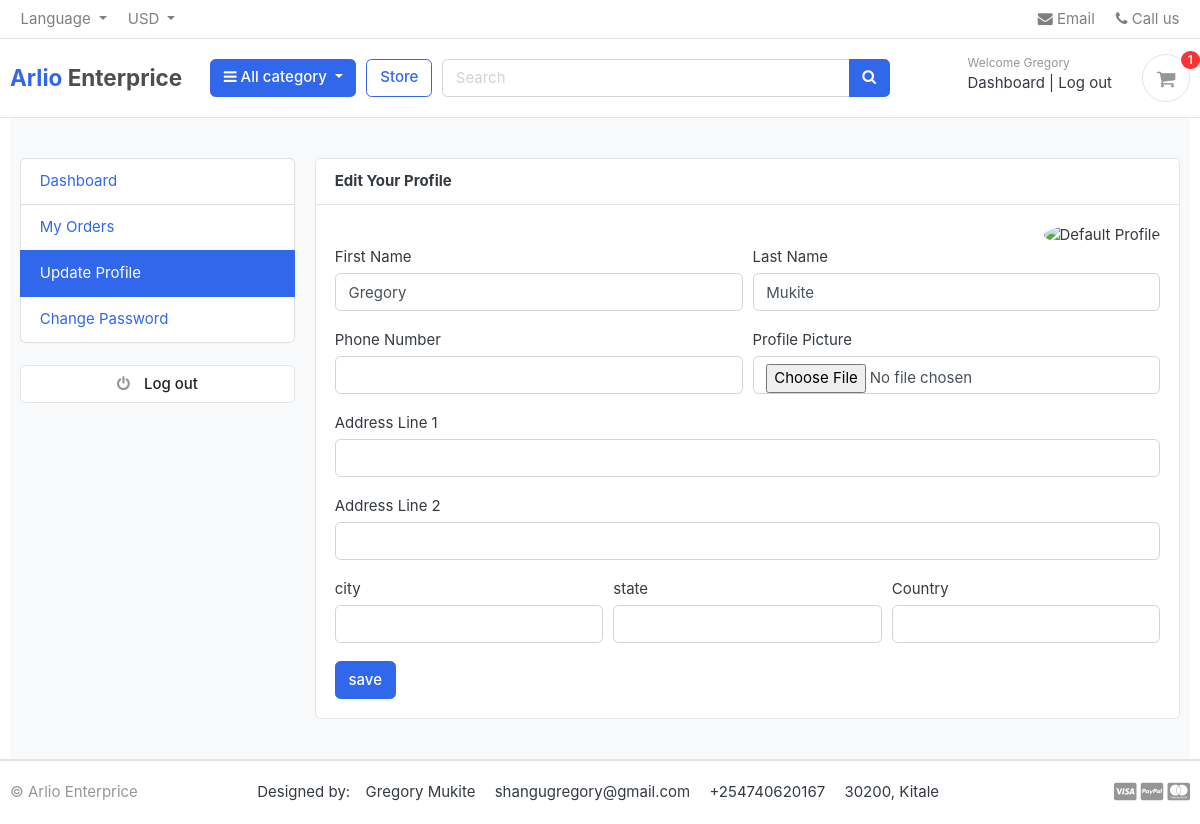
The app's page /account/edit_profile/ (signed in), older data.
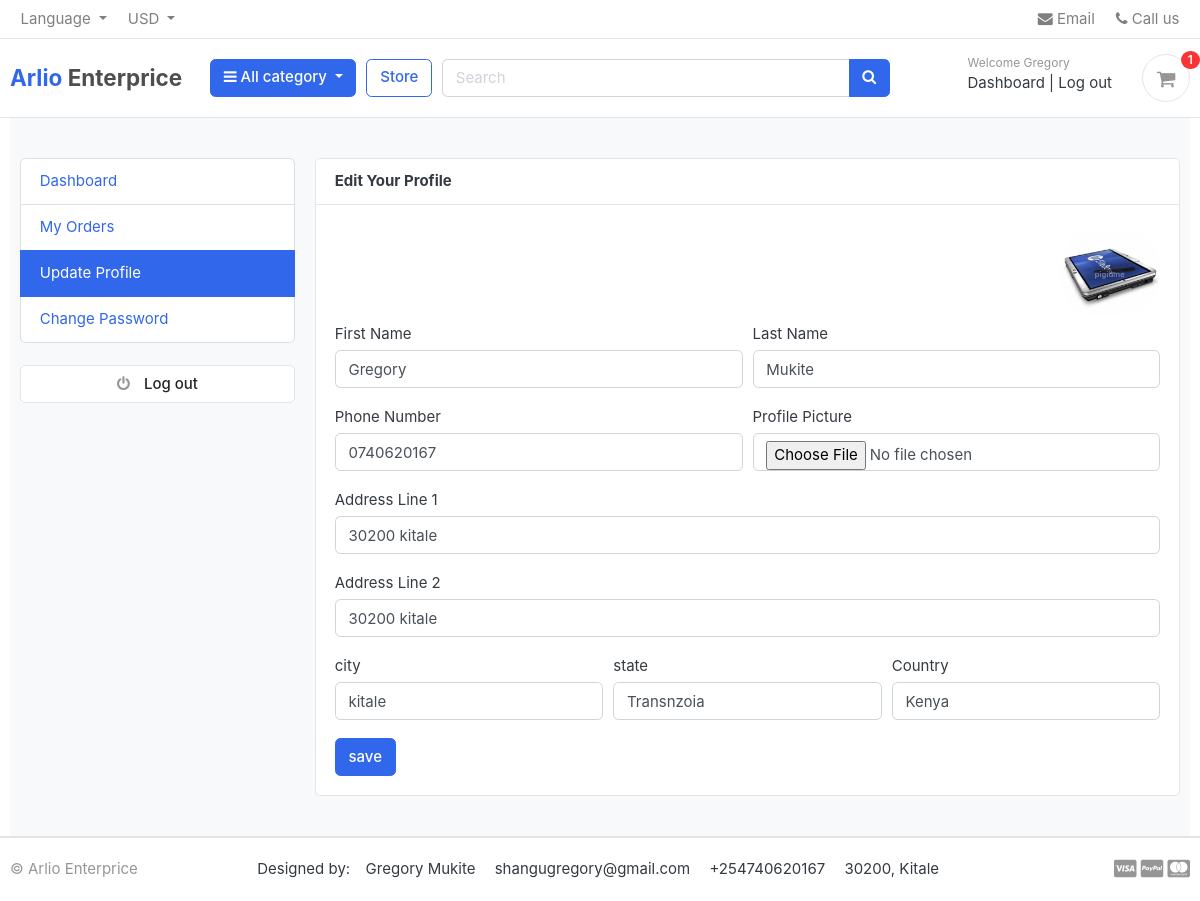
The same page, newer data.
### accounts/models.py (models this page shows, shortened)
class Account(AbstractBaseUser):
    first_name = models.CharField(max_length =  50)
    last_name = models.CharField(max_length =  50)
    username = models.CharField(max_length =  50, unique=True)
    email = models.EmailField(max_length =  250, unique = True)
    phone_number = models.CharField(max_length =  50)
    date_joined = models.DateTimeField(auto_now_add = True, null = True)
    last_login = models.DateTimeField(auto_now=True, null = True)
    is_admin = models.BooleanField(default= False)
    is_staff = models.BooleanField(default= False)
    is_active = models.BooleanField(default= False)
    is_super_admin = models.BooleanField(default= False)
    USERNAME_FIELD = "email"
    REQUIRED_FIELDS = ["username", "first_name", "last_name"]
    objects = MyAccountManager()

class UserProfile(models.Model):
    user = models.OneToOneField(Account, on_delete= models.CASCADE)
    address_line1 = models.CharField(blank= True, max_length=100)
    address_line2 = models.CharField(blank=True, max_length=100)
    profile_picture = models.ImageField(blank=True, upload_to='userprofile')
    city = models.CharField(blank=True, max_length=100)
    state = models.CharField(blank=True, max_length=100)
    country = models.CharField(blank=True, max_length=100)

### accounts/views.py (the view)
# urls.py: path('edit_profile/', views.EditProfile, name="edit_profile"),
@login_required(login_url = 'login')
def EditProfile(request):
    user_profile = get_object_or_404(UserProfile, user=request.user)
    if request.method == 'POST':
        user_form = UserForm(request.POST, instance=request.user)
        profile_form = UserProfileForms(request.POST, request.FILES, instance=user_profile)
        if user_form.is_valid() and profile_form.is_valid():
            user_form.save()
            profile_form.save()
            messages.success(request, 'Your Profile has been updated')
            return redirect('edit_profile')
    else:
        user_form = UserForm(instance=request.user)
        profile_form = UserProfileForms(instance=user_profile)
    context = {
        'user_form': user_form,
        'profile_form': profile_form,
        'user_profile': user_profile,
    }
    return render(request, 'accounts/edit_profile.html', context)

### accounts/forms.py
class UserForm(forms.ModelForm):
    class Meta:
        model =Account
        fields = ['first_name', 'last_name', 'phone_number']
    def __init__(self, *args, **kwargs):
        super(UserForm, self).__init__(*args, **kwargs)
        for field in self.fields:
            self.fields[field].widget.attrs['class'] = 'form-control'

class UserProfileForms(forms.ModelForm):
    profile_picture = forms.ImageField(required = False, error_messages = {'invalid': ("Image File Only")}, widget = forms.FileInput)
    class Meta:
        model = UserProfile
        fields = ('address_line1', 'address_line2', 'city', 'state', 'country', 'profile_picture')
    def __init__(self, *args, **kwargs):
        super(UserProfileForms, self).__init__(*args, **kwargs)
        for field in self.fields:
            self.fields[field].widget.attrs['class'] = 'form-control'

### carts/views.py (called while the page is built)
def _cart_id(request):
    cart = request.session.session_key
    if not cart:
        cart = request.session.create()
    return cart

### category/context_processors.py (called while the page is built)
def menu_links(request):
    links = Category.objects.all()
    return dict(links=links)

### category/models.py (called while the page is built)
    def geturl(self):
        return reverse('products_by_category', args =  [self.slug])

### estore/templates/accounts/edit_profile.html (shortened to what this page needs)
{% extends 'home/base.html' %}
{% load static%}
{% block content %}
<section class="section-conten padding-y bg">
<div class="container">
	<div class="row">
	{% include 'includes/dashboard_sidebar.html' %}
	<main class="col-md-9">
		<article class="card">
		<header class="card-header">
			<strong class="d-inline-block mr-3">Edit Your Profile</strong>
		</header>
		<div class="card-body">
            <div class="text-right">
                {% if user_profile.profile_picture %}
                <img class="ml-3" src="{{user_profile.profile_picture.url}}" alt="Profile Picture" width="100" style="border-radius: 50%;" >
                {% else %}
                    <img src="https://www.w3schools.com/howto/img_avatar.png" width="50" height="50" style="border-radius: 50%" alt="Default Profile">
                {% endif %}
            </div>
			<div class="row">
				<div class="col-md-12">
                    <form action="{% url 'edit_profile' %}" method="POST" enctype = 'multipart/form-data'>
                        <div class="form-row">
                            <div class="form-group col-md-6">
                                <label>First Name</label>
                                {{ user_form.first_name }}
                            </div>
                            <div class="form-group col-md-6">
                                <label>Last Name</label>
                                {{ user_form.last_name }}
                            </div>
                        </div>
                        <div class="form-row">
                            <div class="form-group col-md-6">
                                <label>Phone Number</label>
                                {{ user_form.phone_number }}
                            </div>
                            <div class="form-group col-md-6">
                                <label>Profile Picture</label>
                                {{ profile_form.profile_picture }}
                            </div>
                        </div>
                        <div class="form-group">
                            <label>Address Line 1</label>
                            {{ profile_form.address_line1 }}
                        </div>
                        <div class="form-group">
                            <label>Address Line 2</label>
                            {{ profile_form.address_line2 }}
                        </div>
                        <div class="form-row">
                            <div class="form-group col-md-4">
                                <label>city</label>
                                {{ profile_form.city }}
                            </div>
                            <div class="form-group col-md-4">
                                <label>state</label>
                                {{ profile_form.state }}
                            </div>
                            <div class="form-group col-md-4">
                                <label>Country</label>
                                {{ profile_form.country }}
                            </div>
                        </div>
                        <input type="submit" value="save" class="btn btn-primary">
                    </form>
				</div>
			</div>
		</div>
		</article>
	</main>
</div>
</div>
</section>
{% endblock content %}

### estore/templates/home/base.html (shortened to what the changed rows need)
{% load static %}
<!DOCTYPE HTML>
<html lang="en">
<head>
<link href="{% static 'css/bootstrap.css'%}" rel="stylesheet" type="text/css"/>
<link href="{%static 'fonts/fontawesome/css/all.min.css'%}" type="text/css" rel="stylesheet">
<link href="{%static 'css/ui.css'%}" rel="stylesheet" type="text/css"/>
<link href="{%static 'css/custom.css'%}" rel="stylesheet" type="text/css"/>
<link href="{% static 'css/responsive.css'%}" rel="stylesheet" media="only screen and (max-width: 1200px)" />
<link rel="stylesheet" href="https://cdnjs.cloudflare.com/ajax/libs/font-awesome/4.7.0/css/font-awesome.min.css">
</head>
<body>
    <header class="section-header">
        <section class="header-main border-bottom">
            <div class="container">
        <div class="row align-items-center">
            <div class="col-lg-3 col-sm-6 col-8 order-2 order-lg-3">
                        <div class="d-flex justify-content-end mb-3 mb-lg-0">
                            {% if user.id is None %}
                            <div class="widget-header">
                                <small class="title text-muted">Welcome guest!</small>
                                <div>
                                    <a href="{% url 'login' %}">Sign in</a> <span class="dark-transp"> | </span>
                                    <a href="{% url 'register' %}"> Register</a>
                                </div>
                            </div>
                            {% else %}
                            <div class="widget-header">
                                <small class="title text-muted">Welcome {{user.first_name}}</small>
                                <div>
                                    <a href="{% url 'dashboard' %}">Dashboard</a> <span class="dark-transp"> | </span>
                                    <a href="{% url 'logout' %}"> Log out</a>
                                </div>
                            </div>
                            {%endif%}
                        </div>
                    </div>
        </div>
            </div>
        </section>
        </header>
        <div class="container">
            {%block content%}
            {% endblock content %}
        </div>
</body>
</html>

Row changes from the older to the newer data that the page shows:
changed Account "Gregory": phone_number (not shown) → "0740620167"
changed UserProfile: profile_picture: picture added; address_line1 (not shown) → "30200 kitale"; address_line2 (not shown) → "30200 kitale"; city (not shown) → "kitale"; state (not shown) → "Transnzoia"; country (not shown) → "Kenya"
